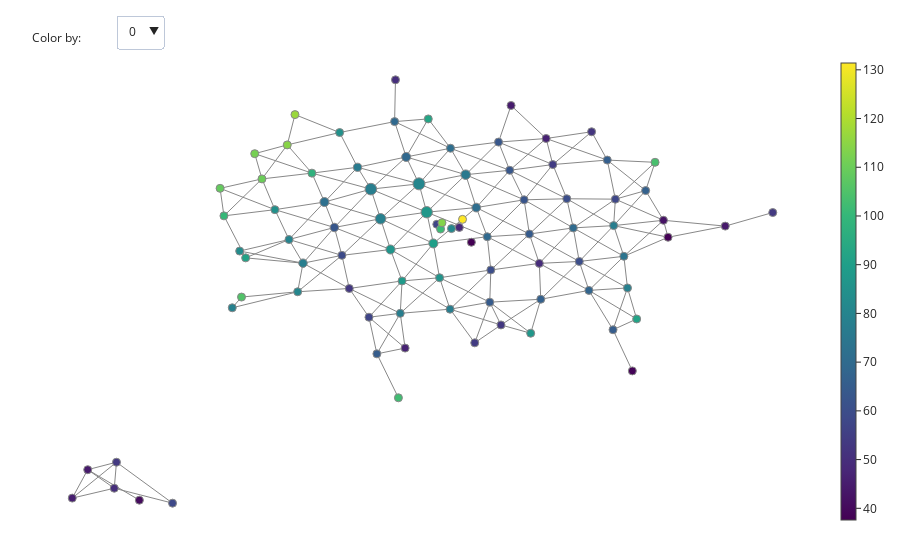

The notebook cell this image was saved under:
### Code cell
# for x in range(10,15):
#     for y in np.arange(0.05,1,0.05):
        # Define filter function – can be any scikit-learn transformer
        filter_func = None#Projection(columns=[0,1,2,3,4,5])
        # Define cover
        cover = CubicalCover(n_intervals=12, overlap_frac=0.4)
        #cover = OneDimensionalCover(n_intervals=10, overlap_frac=0.15)
        # Choose clustering algorithm – default is DBSCAN
        clusterer = DBSCAN()

        # Configure parallelism of clustering step
        n_jobs = 1

        # Initialise pipeline
        pipe = make_mapper_pipeline(
            filter_func=filter_func,
            cover=cover,
            clusterer=clusterer,
            verbose=True,
            n_jobs=n_jobs,
        )

        fig = plot_static_mapper_graph(pipe, data1,metadata[:,:])
        fig.show(config={'scrollZoom': True})
